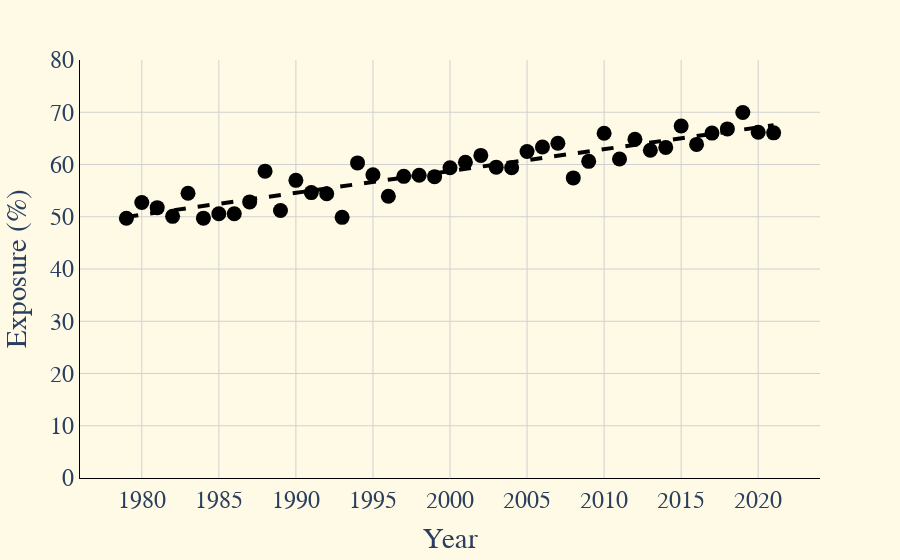

The notebook cell this image was saved under:
### Code cell
fig = px.scatter( # colorful areas (e.g. countries)
    data_frame=df_world_exp,
    x='year',
    y='exposure',
    trendline = 'ols'
)

# Customize the layout
fig.update_layout(
    xaxis_title='Year',
    yaxis_title='Exposure (%)',
    title_font=dict(size=24),
    font=dict(family='Arial', size=24),
    plot_bgcolor='#FFFAE5',
    paper_bgcolor='#FFFAE5'
    #showlegend=False
)

# Modify symbols
fig.update_traces(marker=dict(color='black', size=15))

# trend line
fig.data[1].line.dash='dash'
fig.data[1].line.width=4
fig.data[1].line.color='black'

# Customize grid appearance
fig.update_xaxes(
    showgrid=True,
    gridcolor='#d0d0d0',  # Set grid color to black
    gridwidth=1,      # Set grid line width
    showticksuffix='all',  # Show ticks on all the grid lines
    linecolor='black'
)

y_range = [0, 80]  # Set your desired y range here
fig.update_yaxes(
    showgrid=True,
    gridcolor='#d0d0d0',  # Set grid color to black
    gridwidth=1,      # Set grid line width
    showticksuffix='all',  # Show ticks on all the grid lines
    linecolor='black',
    range=y_range
)

pio.write_image(fig, '../vizzes/lineplot_world.png', width=1200, height=600)
pio.write_image(fig, '../vizzes/lineplot_world.png', width=1200, height=600)
fig.show()

### Figure 1 — Plotly figure (JSON) as saved in the notebook; plotly's stock layout.template omitted (floating-point values rounded to 4 significant figures)
{"data": [{"hovertemplate": "year=%{x}<br>exposure=%{y}<extra></extra>", "legendgroup": "", "marker": {"color": "black", "size": 15, "symbol": "circle"}, "mode": "markers", "name": "", "orientation": "v", "showlegend": false, "type": "scatter", "x": [1979, 1980, 1981, 1982, 1983, 1984, 1985, 1986, 1987, 1988, 1989, 1990, 1991, 1992, 1993, 1994, 1995, 1996, 1997, 1998, 1999, 2000, 2001, 2002, 2003, 2004, 2005, 2006, 2007, 2008, 2009, 2010, 2011, 2012, 2013, 2014, 2015, 2016, 2017, 2018, 2019, 2020, 2021], "xaxis": "x", "y": [49.7, 52.72, 51.74, 50.07, 54.51, 49.73, 50.58, 50.57, 52.85, 58.73, 51.19, 56.97, 54.62, 54.4, 49.88, 60.3, 58.03, 53.92, 57.73, 57.94, 57.68, 59.38, 60.44, 61.75, 59.49, 59.37, 62.5, 63.34, 64.05, 57.44, 60.61, 65.97, 61.04, 64.83, 62.73, 63.27, 67.37, 63.84, 66.01, 66.81, 69.95, 66.16, 66.06], "yaxis": "y"}, {"hovertemplate": "<b>OLS trendline</b><br>exposure = 0.417688 * year + -776.625<br>R<sup>2</sup>=0.838173<br><br>year=%{x}<br>exposure=%{y} <b>(trend)</b><extra></extra>", "legendgroup": "", "line": {"color": "black", "dash": "dash", "width": 4}, "marker": {"color": "black", "size": 15, "symbol": "circle"}, "mode": "lines", "name": "", "showlegend": false, "type": "scatter", "x": [1979, 1980, 1981, 1982, 1983, 1984, 1985, 1986, 1987, 1988, 1989, 1990, 1991, 1992, 1993, 1994, 1995, 1996, 1997, 1998, 1999, 2000, 2001, 2002, 2003, 2004, 2005, 2006, 2007, 2008, 2009, 2010, 2011, 2012, 2013, 2014, 2015, 2016, 2017, 2018, 2019, 2020, 2021], "xaxis": "x", "y": [49.98, 50.4, 50.81, 51.23, 51.65, 52.07, 52.49, 52.9, 53.32, 53.74, 54.16, 54.57, 54.99, 55.41, 55.83, 56.24, 56.66, 57.08, 57.5, 57.92, 58.33, 58.75, 59.17, 59.59, 60.0, 60.42, 60.84, 61.26, 61.67, 62.09, 62.51, 62.93, 63.34, 63.76, 64.18, 64.6, 65.02, 65.43, 65.85, 66.27, 66.69, 67.1, 67.52], "yaxis": "y"}], "layout": {"font": {"family": "Arial", "size": 24}, "legend": {"tracegroupgap": 0}, "margin": {"t": 60}, "paper_bgcolor": "#FFFAE5", "plot_bgcolor": "#FFFAE5", "title": {"font": {"size": 24}}, "xaxis": {"anchor": "y", "domain": [0, 1], "gridcolor": "#d0d0d0", "gridwidth": 1, "linecolor": "black", "showgrid": true, "showticksuffix": "all", "title": {"text": "Year"}}, "yaxis": {"anchor": "x", "domain": [0, 1], "gridcolor": "#d0d0d0", "gridwidth": 1, "linecolor": "black", "range": [0, 80], "showgrid": true, "showticksuffix": "all", "title": {"text": "Exposure (%)"}}}}
